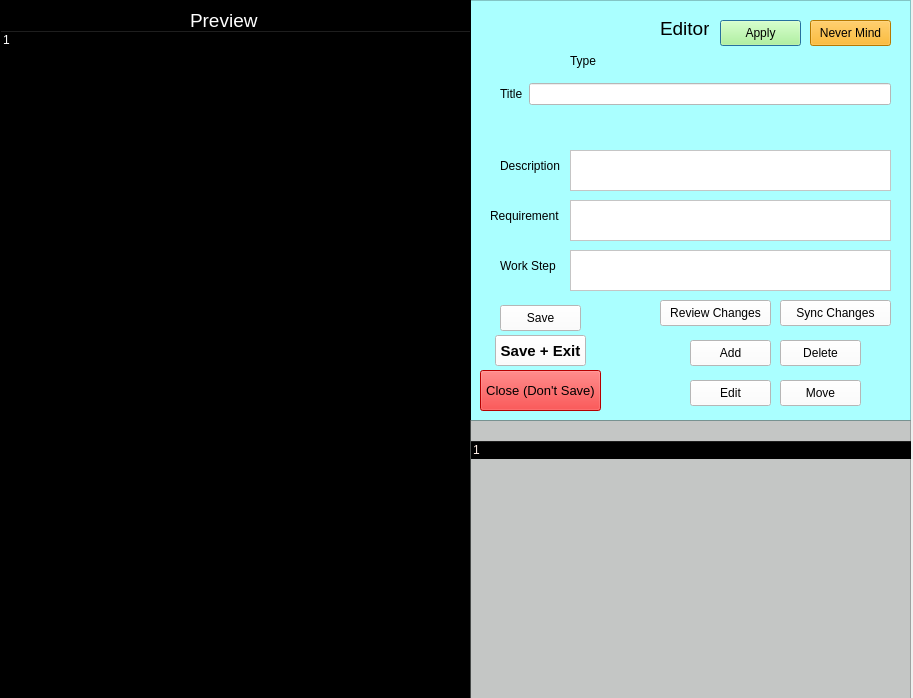
<?xml version="1.0" encoding="UTF-8"?>
<ui version="4.0">
 <class>Dialog</class>
 <widget class="QDialog" name="Dialog">
  <property name="geometry">
   <rect>
    <x>0</x>
    <y>0</y>
    <width>913</width>
    <height>698</height>
   </rect>
  </property>
  <property name="windowTitle">
   <string>Dialog</string>
  </property>
  <widget class="QLabel" name="label_4">
   <property name="geometry">
    <rect>
     <x>660</x>
     <y>20</y>
     <width>49</width>
     <height>16</height>
    </rect>
   </property>
   <property name="font">
    <font>
     <pointsize>14</pointsize>
    </font>
   </property>
   <property name="text">
    <string>Editor</string>
   </property>
  </widget>
  <widget class="QFrame" name="preview_frame">
   <property name="geometry">
    <rect>
     <x>0</x>
     <y>0</y>
     <width>471</width>
     <height>698</height>
    </rect>
   </property>
   <property name="styleSheet">
    <string notr="true">background-color: rgb(0, 0, 0);
color: rgb(255, 255, 255);</string>
   </property>
   <property name="frameShape">
    <enum>QFrame::Shape::StyledPanel</enum>
   </property>
   <property name="frameShadow">
    <enum>QFrame::Shadow::Raised</enum>
   </property>
   <widget class="QLabel" name="label_5">
    <property name="geometry">
     <rect>
      <x>190</x>
      <y>10</y>
      <width>71</width>
      <height>20</height>
     </rect>
    </property>
    <property name="font">
     <font>
      <pointsize>14</pointsize>
     </font>
    </property>
    <property name="text">
     <string>Preview</string>
    </property>
   </widget>
   <widget class="QTreeWidget" name="preview_text">
    <property name="geometry">
     <rect>
      <x>0</x>
      <y>30</y>
      <width>471</width>
      <height>668</height>
     </rect>
    </property>
    <property name="font">
     <font>
      <pointsize>12</pointsize>
     </font>
    </property>
    <property name="styleSheet">
     <string notr="true">color: rgb(255, 255, 255);
background-color: rgba(255, 255, 255, 0);</string>
    </property>
    <column>
     <property name="text">
      <string notr="true">1</string>
     </property>
    </column>
   </widget>
  </widget>
  <widget class="QFrame" name="frame_2">
   <property name="geometry">
    <rect>
     <x>470</x>
     <y>420</y>
     <width>441</width>
     <height>341</height>
    </rect>
   </property>
   <property name="styleSheet">
    <string notr="true">background-color: rgba(130, 136, 133, 100);
color: rgb(255, 255, 255);</string>
   </property>
   <property name="frameShape">
    <enum>QFrame::Shape::StyledPanel</enum>
   </property>
   <property name="frameShadow">
    <enum>QFrame::Shadow::Raised</enum>
   </property>
   <widget class="QTreeWidget" name="context_tree">
    <property name="geometry">
     <rect>
      <x>0</x>
      <y>20</y>
      <width>451</width>
      <height>281</height>
     </rect>
    </property>
    <property name="font">
     <font>
      <pointsize>15</pointsize>
     </font>
    </property>
    <property name="styleSheet">
     <string notr="true">background-color: rgba(255, 255, 255, 0);
color: rgb(255, 238, 230);</string>
    </property>
    <column>
     <property name="text">
      <string notr="true">1</string>
     </property>
    </column>
   </widget>
  </widget>
  <widget class="QFrame" name="frame_3">
   <property name="geometry">
    <rect>
     <x>470</x>
     <y>0</y>
     <width>441</width>
     <height>421</height>
    </rect>
   </property>
   <property name="styleSheet">
    <string notr="true">background-color: rgba(170, 255, 255, 255);</string>
   </property>
   <property name="frameShape">
    <enum>QFrame::Shape::StyledPanel</enum>
   </property>
   <property name="frameShadow">
    <enum>QFrame::Shadow::Raised</enum>
   </property>
   <widget class="QLabel" name="item_type_label">
    <property name="geometry">
     <rect>
      <x>100</x>
      <y>50</y>
      <width>131</width>
      <height>21</height>
     </rect>
    </property>
    <property name="text">
     <string>Type</string>
    </property>
   </widget>
   <widget class="QPushButton" name="apply_button">
    <property name="geometry">
     <rect>
      <x>250</x>
      <y>20</y>
      <width>81</width>
      <height>26</height>
     </rect>
    </property>
    <property name="styleSheet">
     <string notr="true">background-color: rgb(170, 255, 127);</string>
    </property>
    <property name="text">
     <string>Apply</string>
    </property>
   </widget>
   <widget class="QPlainTextEdit" name="item_description">
    <property name="geometry">
     <rect>
      <x>100</x>
      <y>150</y>
      <width>321</width>
      <height>41</height>
     </rect>
    </property>
    <property name="styleSheet">
     <string notr="true">background-color: rgb(255, 255, 255);</string>
    </property>
   </widget>
   <widget class="QLabel" name="label_7">
    <property name="geometry">
     <rect>
      <x>500</x>
      <y>160</y>
      <width>61</width>
      <height>131</height>
     </rect>
    </property>
    <property name="text">
     <string>Description</string>
    </property>
   </widget>
   <widget class="QPlainTextEdit" name="item_require">
    <property name="geometry">
     <rect>
      <x>100</x>
      <y>200</y>
      <width>321</width>
      <height>41</height>
     </rect>
    </property>
    <property name="styleSheet">
     <string notr="true">background-color: rgb(255, 255, 255);</string>
    </property>
   </widget>
   <widget class="QPlainTextEdit" name="item_work_step">
    <property name="geometry">
     <rect>
      <x>100</x>
      <y>250</y>
      <width>321</width>
      <height>41</height>
     </rect>
    </property>
    <property name="styleSheet">
     <string notr="true">background-color: rgb(255, 255, 255);</string>
    </property>
   </widget>
   <widget class="QLabel" name="description_label">
    <property name="geometry">
     <rect>
      <x>30</x>
      <y>150</y>
      <width>61</width>
      <height>31</height>
     </rect>
    </property>
    <property name="styleSheet">
     <string notr="true">background-color: rgba(255, 255, 255, 0);</string>
    </property>
    <property name="text">
     <string>Description</string>
    </property>
   </widget>
   <widget class="QLabel" name="require_label">
    <property name="geometry">
     <rect>
      <x>20</x>
      <y>200</y>
      <width>71</width>
      <height>31</height>
     </rect>
    </property>
    <property name="styleSheet">
     <string notr="true">background-color: rgba(255, 255, 255, 0);</string>
    </property>
    <property name="text">
     <string>Requirement</string>
    </property>
   </widget>
   <widget class="QLabel" name="work_step_label">
    <property name="geometry">
     <rect>
      <x>30</x>
      <y>250</y>
      <width>71</width>
      <height>31</height>
     </rect>
    </property>
    <property name="styleSheet">
     <string notr="true">background-color: rgba(255, 255, 255, 0);</string>
    </property>
    <property name="text">
     <string>Work Step</string>
    </property>
   </widget>
   <widget class="QPushButton" name="never_mind_button">
    <property name="geometry">
     <rect>
      <x>340</x>
      <y>20</y>
      <width>81</width>
      <height>26</height>
     </rect>
    </property>
    <property name="styleSheet">
     <string notr="true">background-color: rgb(255, 170, 0);</string>
    </property>
    <property name="text">
     <string>Never Mind</string>
    </property>
   </widget>
   <widget class="QPushButton" name="save_exit_button">
    <property name="geometry">
     <rect>
      <x>25</x>
      <y>335</y>
      <width>91</width>
      <height>31</height>
     </rect>
    </property>
    <property name="font">
     <font>
      <pointsize>11</pointsize>
      <bold>true</bold>
     </font>
    </property>
    <property name="styleSheet">
     <string notr="true">background-color: rgb(255, 255, 255);</string>
    </property>
    <property name="text">
     <string>Save + Exit</string>
    </property>
   </widget>
   <widget class="QPushButton" name="add_button">
    <property name="geometry">
     <rect>
      <x>220</x>
      <y>340</y>
      <width>81</width>
      <height>26</height>
     </rect>
    </property>
    <property name="styleSheet">
     <string notr="true">background-color: rgb(255, 255, 255);</string>
    </property>
    <property name="text">
     <string>Add</string>
    </property>
   </widget>
   <widget class="QPushButton" name="save_button">
    <property name="geometry">
     <rect>
      <x>30</x>
      <y>305</y>
      <width>81</width>
      <height>26</height>
     </rect>
    </property>
    <property name="styleSheet">
     <string notr="true">background-color: rgb(255, 255, 255);</string>
    </property>
    <property name="text">
     <string>Save</string>
    </property>
   </widget>
   <widget class="QPushButton" name="edit_button">
    <property name="geometry">
     <rect>
      <x>220</x>
      <y>380</y>
      <width>81</width>
      <height>26</height>
     </rect>
    </property>
    <property name="styleSheet">
     <string notr="true">background-color: rgb(255, 255, 255);</string>
    </property>
    <property name="text">
     <string>Edit</string>
    </property>
   </widget>
   <widget class="QPushButton" name="delete_button">
    <property name="geometry">
     <rect>
      <x>310</x>
      <y>340</y>
      <width>81</width>
      <height>26</height>
     </rect>
    </property>
    <property name="styleSheet">
     <string notr="true">background-color: rgb(255, 255, 255);</string>
    </property>
    <property name="text">
     <string>Delete</string>
    </property>
   </widget>
   <widget class="QPushButton" name="cancel_button">
    <property name="geometry">
     <rect>
      <x>10</x>
      <y>370</y>
      <width>121</width>
      <height>41</height>
     </rect>
    </property>
    <property name="font">
     <font>
      <family>Segoe UI</family>
      <pointsize>10</pointsize>
      <italic>false</italic>
      <bold>false</bold>
     </font>
    </property>
    <property name="styleSheet">
     <string notr="true">color: rgb(0, 0, 0);
font: 10pt &quot;Segoe UI&quot;;
background-color: rgb(255, 0, 0);</string>
    </property>
    <property name="text">
     <string>Close (Don't Save)</string>
    </property>
   </widget>
   <widget class="QPushButton" name="move_button">
    <property name="geometry">
     <rect>
      <x>310</x>
      <y>380</y>
      <width>81</width>
      <height>26</height>
     </rect>
    </property>
    <property name="styleSheet">
     <string notr="true">background-color: rgb(255, 255, 255);</string>
    </property>
    <property name="text">
     <string>Move</string>
    </property>
   </widget>
   <widget class="QPushButton" name="review_button">
    <property name="geometry">
     <rect>
      <x>190</x>
      <y>300</y>
      <width>111</width>
      <height>26</height>
     </rect>
    </property>
    <property name="styleSheet">
     <string notr="true">background-color: rgb(255, 255, 255);</string>
    </property>
    <property name="text">
     <string>Review Changes</string>
    </property>
   </widget>
   <widget class="QPushButton" name="sync_button">
    <property name="geometry">
     <rect>
      <x>310</x>
      <y>300</y>
      <width>111</width>
      <height>26</height>
     </rect>
    </property>
    <property name="styleSheet">
     <string notr="true">background-color: rgb(255, 255, 255);</string>
    </property>
    <property name="text">
     <string>Sync Changes</string>
    </property>
   </widget>
   <zorder>item_type_label</zorder>
   <zorder>apply_button</zorder>
   <zorder>label_7</zorder>
   <zorder>description_label</zorder>
   <zorder>require_label</zorder>
   <zorder>work_step_label</zorder>
   <zorder>item_require</zorder>
   <zorder>item_description</zorder>
   <zorder>item_work_step</zorder>
   <zorder>never_mind_button</zorder>
   <zorder>save_exit_button</zorder>
   <zorder>add_button</zorder>
   <zorder>save_button</zorder>
   <zorder>edit_button</zorder>
   <zorder>delete_button</zorder>
   <zorder>cancel_button</zorder>
   <zorder>move_button</zorder>
   <zorder>review_button</zorder>
   <zorder>sync_button</zorder>
  </widget>
  <widget class="QWidget" name="layoutWidget">
   <property name="geometry">
    <rect>
     <x>500</x>
     <y>80</y>
     <width>391</width>
     <height>28</height>
    </rect>
   </property>
   <layout class="QHBoxLayout" name="horizontalLayout">
    <item>
     <widget class="QLabel" name="title_label">
      <property name="text">
       <string>Title</string>
      </property>
     </widget>
    </item>
    <item>
     <widget class="QLineEdit" name="item_title">
      <property name="styleSheet">
       <string notr="true">background-color: rgb(255, 255, 255);</string>
      </property>
     </widget>
    </item>
   </layout>
  </widget>
  <widget class="QWidget" name="layoutWidget">
   <property name="geometry">
    <rect>
     <x>500</x>
     <y>110</y>
     <width>391</width>
     <height>28</height>
    </rect>
   </property>
   <layout class="QHBoxLayout" name="horizontalLayout_2">
    <item>
     <widget class="QLabel" name="number_label">
      <property name="text">
       <string>Number</string>
      </property>
     </widget>
    </item>
    <item>
     <widget class="QLineEdit" name="item_number">
      <property name="styleSheet">
       <string notr="true">background-color: rgb(255, 255, 255);</string>
      </property>
     </widget>
    </item>
   </layout>
  </widget>
  <zorder>frame_3</zorder>
  <zorder>layoutWidget</zorder>
  <zorder>layoutWidget</zorder>
  <zorder>label_4</zorder>
  <zorder>preview_frame</zorder>
  <zorder>frame_2</zorder>
 </widget>
 <resources/>
 <connections/>
</ui>
